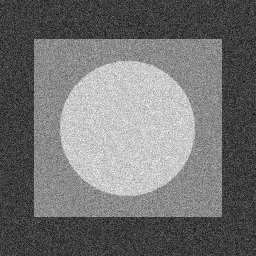
#> input picture Image_restoration/img/Fig0504(a)(gaussian-noise).tif, 256 x 256 px
$ python noice_analysis.py
#> lines starting #> are read from the running program, lines starting #| are printed output that depends on the picture; after the words box and inside, x2 and y2 are one past the last pixel; in counts of white or black regions, pixels touching at a corner belong together
import cv2
import matplotlib.pyplot as plt
import numpy as np

plt.rcParams['font.sans-serif'] = ['SimHei']
plt.rcParams['axes.unicode_minus'] = False

def cv_show(name, img):
    cv2.imshow(name, img)
    cv2.waitKey(0)
    cv2.destroyAllWindows()

imga = cv2.imread('img/Fig0504(a)(gaussian-noise).tif', cv2.IMREAD_GRAYSCALE)
#> imga is the input picture: shape (256, 256); min 0, max 255, mean 114.3
imgb = cv2.imread('img/Fig0504(b)(rayleigh-noise).tif', cv2.IMREAD_GRAYSCALE)
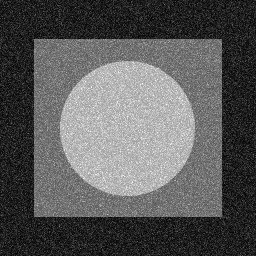
#> input picture Image_restoration/img/Fig0504(b)(rayleigh-noise).tif, 256 x 256 px
#> imgb is the input picture: shape (256, 256); min 0, max 255, mean 89.6
imgc = cv2.imread('img/Fig0504(c)(gamma-noise).tif', cv2.IMREAD_GRAYSCALE)
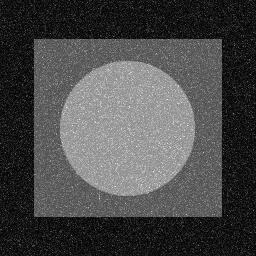
#> input picture Image_restoration/img/Fig0504(c)(gamma-noise).tif, 256 x 256 px
#> imgc is the input picture: shape (256, 256); min 0, max 255, mean 72.8
imgg = cv2.imread('img/Fig0504(g)(neg-exp-noise).tif', cv2.IMREAD_GRAYSCALE)
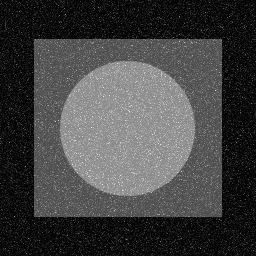
#> input picture Image_restoration/img/Fig0504(g)(neg-exp-noise).tif, 256 x 256 px
#> imgg is the input picture: shape (256, 256); min 0, max 255, mean 66.2
imgh = cv2.imread('img/Fig0504(h)(uniform-noise).tif', cv2.IMREAD_GRAYSCALE)
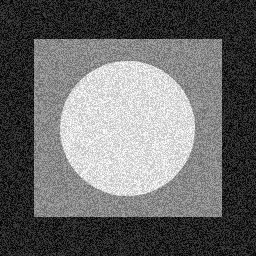
#> input picture Image_restoration/img/Fig0504(h)(uniform-noise).tif, 256 x 256 px
#> imgh is the input picture: shape (256, 256); min 0, max 255, mean 105
imgi = cv2.imread('img/Fig0504(i)(salt-pepper-noise).tif', cv2.IMREAD_GRAYSCALE)
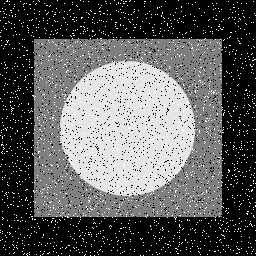
#> input picture Image_restoration/img/Fig0504(i)(salt-pepper-noise).tif, 256 x 256 px
#> imgi is the input picture: shape (256, 256); min 0, max 255, mean 90.9


def Grayscale_histogram(img):

    # 统计各灰度数量
    histogram_arr = np.zeros(256)
    for i in range(img.shape[0]):
        for j in range(img.shape[1]):
            histogram_arr[img[i, j]] += 1

    # 找到最大值
    max_value = np.max(histogram_arr)
#> max_value = 893
    rate = 256 / max_value
#> rate = 0.287

    # 调整比例
    for i in range(256):
        histogram_arr[i] = histogram_arr[i] * rate

    #转化为直方图
    histogram = np.zeros((256,256), np.uint8)
    for i in range(0,255):
        for j in range(256-int(histogram_arr[i]),256):
            histogram[j,i] = 255
    return histogram

ha = Grayscale_histogram(imga)
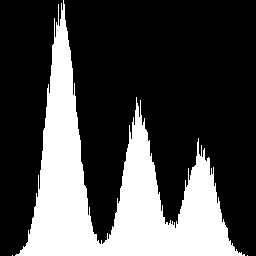
#> ha: shape (256, 256); 28.5% white; 3 white regions (2 under 20 px), largest, box (x1, y1, x2, y2) and area: (15, 0, 245, 256) 18656
hb = Grayscale_histogram(imgb)
#> hb: shape (256, 256); 31.1% white; 1 white region, box (x1, y1, x2, y2) and area: (0, 1, 244, 256) 20404
hc = Grayscale_histogram(imgc)
#> hc: shape (256, 256); 22.2% white; 3 white regions (2 under 20 px), largest, box (x1, y1, x2, y2) and area: (0, 0, 213, 256) 14577
hg = Grayscale_histogram(imgg)
#> hg: shape (256, 256); 12.2% white; 4 white regions (3 under 20 px), largest, box (x1, y1, x2, y2) and area: (0, 0, 204, 256) 7982
hh = Grayscale_histogram(imgh)
#> hh: shape (256, 256); 49.4% white; 3 white regions, box (x1, y1, x2, y2) and area: (0, 0, 69, 256) 15884, (104, 93, 182, 256) 9467, (183, 136, 255, 256) 7002
hi = Grayscale_histogram(imgi)
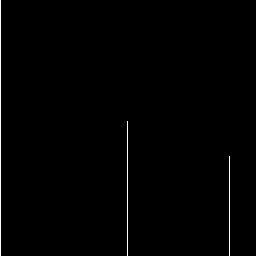
#> hi: shape (256, 256); 0.75% white in thin lines or dots, all inside (x1, y1, x2, y2) = (0, 0, 230, 256)

fig, axs = plt.subplots(2, 3, constrained_layout=True, dpi=300)
plt.subplot(231), plt.imshow(imga, cmap='gray'), plt.title('gaussian')
plt.subplot(232), plt.imshow(imgb,cmap='gray'),plt.title('rayleigh')
plt.subplot(233), plt.imshow(imgc,cmap='gray'),plt.title('gamma')
plt.subplot(234), plt.imshow(ha, cmap='gray')
plt.subplot(235), plt.imshow(hb,cmap='gray')
plt.subplot(236), plt.imshow(hc,cmap='gray')
plt.show()

fig, axs = plt.subplots(2, 3, constrained_layout=True, dpi=300)
plt.subplot(231), plt.imshow(imgg, cmap='gray')
plt.subplot(232), plt.imshow(imgh,cmap='gray')
plt.subplot(233), plt.imshow(imgi,cmap='gray')
plt.subplot(234), plt.imshow(hg, cmap='gray')
plt.subplot(235), plt.imshow(hh,cmap='gray')
plt.subplot(236), plt.imshow(hi,cmap='gray')
plt.show()
